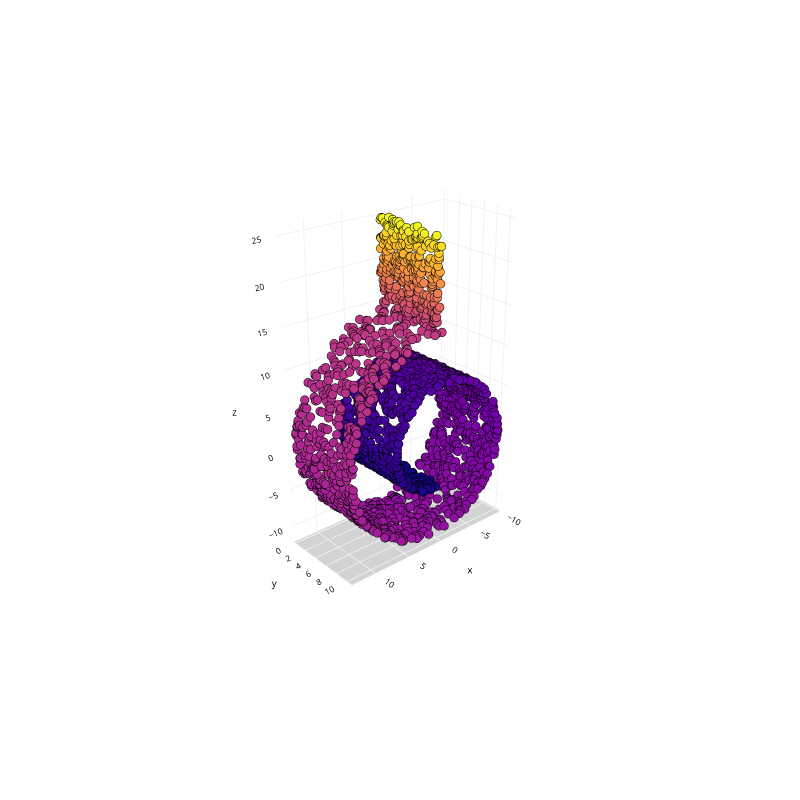

The notebook cell saved with this chart:
### Code cell
Plot3D(X_two, y_two, "Modified Swiss Roll")

### Figure 1 — Plotly figure (JSON) as saved in the notebook; plotly's stock layout.template omitted (floating-point values rounded to 4 significant figures; data arrays with more than 128 entries replaced by an {"elided": "..."} marker saying what was removed)
{"data": [{"hovertemplate": "x=%{x}<br>y=%{y}<br>z=%{z}<br>color=%{marker.color}<extra></extra>", "legendgroup": "", "marker": {"color": {"elided": "2300 float values"}, "coloraxis": "coloraxis", "line": {"color": "black", "width": 0.1}, "size": 3, "symbol": "circle"}, "mode": "markers", "name": "", "scene": "scene", "showlegend": false, "type": "scatter3d", "x": {"elided": "2300 float values"}, "y": {"elided": "2300 float values"}, "z": {"elided": "2300 float values"}}], "layout": {"coloraxis": {"colorbar": {"title": {"text": "color"}}, "colorscale": [[0, "#0d0887"], [0.1111, "#46039f"], [0.2222, "#7201a8"], [0.3333, "#9c179e"], [0.4444, "#bd3786"], [0.5556, "#d8576b"], [0.6667, "#ed7953"], [0.7778, "#fb9f3a"], [0.8889, "#fdca26"], [1, "#f0f921"]], "showscale": false}, "height": 800, "legend": {"orientation": "h", "tracegroupgap": 0, "x": 0.5, "xanchor": "center", "y": 0, "yanchor": "top"}, "margin": {"b": 0, "l": 0, "r": 0, "t": 0}, "scene": {"aspectmode": "auto", "aspectratio": {"x": 1.091, "y": 0.5165, "z": 1.774}, "camera": {"center": {"x": 0, "y": 0, "z": -0.1}, "eye": {"x": 2.999, "y": 3.499, "z": 2.099}, "projection": {"type": "perspective"}, "up": {"x": 0, "y": 0, "z": 1}}, "domain": {"x": [0, 1], "y": [0, 1]}, "xaxis": {"backgroundcolor": "white", "color": "black", "gridcolor": "#f0f0f0", "tickfont": {"size": 10}, "title": {"font": {"size": 10}, "text": "x"}, "type": "linear"}, "yaxis": {"backgroundcolor": "white", "color": "black", "gridcolor": "#f0f0f0", "tickfont": {"size": 10}, "title": {"font": {"size": 10}, "text": "y"}, "type": "linear"}, "zaxis": {"backgroundcolor": "lightgrey", "color": "black", "gridcolor": "#f0f0f0", "tickfont": {"size": 10}, "title": {"font": {"size": 10}, "text": "z"}, "type": "linear"}}, "showlegend": false, "title": {"text": "Modified Swiss Roll"}, "width": 800}}
